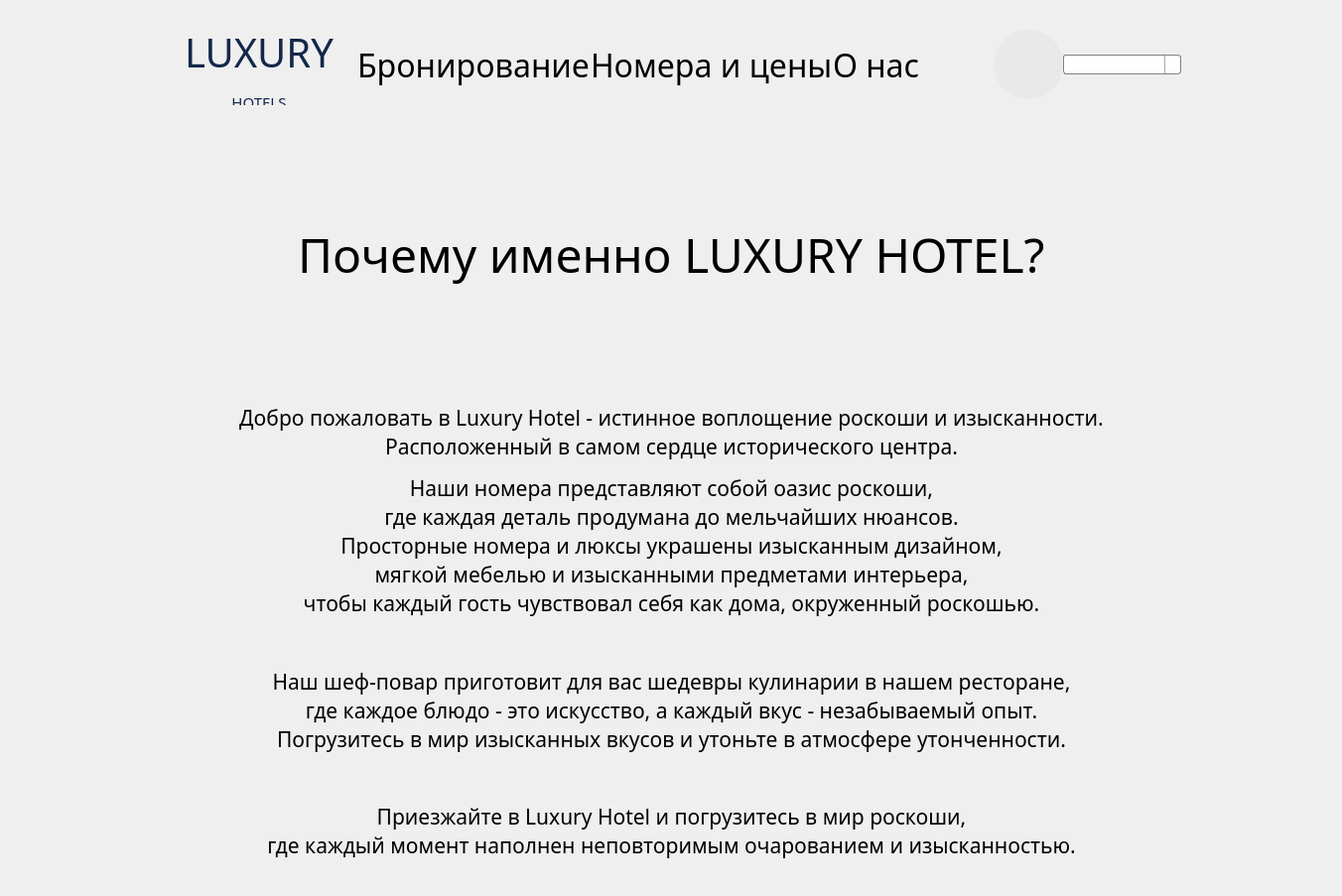
          <widget class="QWidget" name="scrollAreaWidgetContents_3">
           <property name="geometry">
            <rect>
             <x>0</x>
             <y>0</y>
             <width>1352</width>
             <height>848</height>
            </rect>
           </property>
           <layout class="QGridLayout" name="gridLayout_7">
            <property name="leftMargin">
             <number>0</number>
            </property>
            <property name="topMargin">
             <number>0</number>
            </property>
            <property name="rightMargin">
             <number>0</number>
            </property>
            <property name="bottomMargin">
             <number>0</number>
            </property>
            <property name="spacing">
             <number>0</number>
            </property>
            <item row="1" column="0">
             <spacer name="verticalSpacer">
              <property name="orientation">
               <enum>Qt::Vertical</enum>
              </property>
              <property name="sizeHint" stdset="0">
               <size>
                <width>20</width>
                <height>40</height>
               </size>
              </property>
             </spacer>
            </item>
            <item row="0" column="0">
             <layout class="QVBoxLayout" name="verticalLayout_6">
              <property name="spacing">
               <number>25</number>
              </property>
              <property name="bottomMargin">
               <number>0</number>
              </property>
              <item>
               <layout class="QHBoxLayout" name="TitleLayout_3">
                <property name="spacing">
                 <number>0</number>
                </property>
                <property name="leftMargin">
                 <number>162</number>
                </property>
                <property name="topMargin">
                 <number>25</number>
                </property>
                <property name="rightMargin">
                 <number>162</number>
                </property>
                <property name="bottomMargin">
                 <number>0</number>
                </property>
                <item>
                 <widget class="QLabel" name="Title_3">
                  <property name="minimumSize">
                   <size>
                    <width>198</width>
                    <height>81</height>
                   </size>
                  </property>
                  <property name="maximumSize">
                   <size>
                    <width>198</width>
                    <height>81</height>
                   </size>
                  </property>
                  <property name="font">
                   <font>
                    <family>Montserrat</family>
                    <pointsize>40</pointsize>
                   </font>
                  </property>
                  <property name="layoutDirection">
                   <enum>Qt::LeftToRight</enum>
                  </property>
                  <property name="styleSheet">
                   <string notr="true">QLabel
{
	color: rgb(20, 39, 74);
}</string>
                  </property>
                  <property name="text">
                   <string>&lt;html&gt;&lt;head/&gt;&lt;body&gt;&lt;p align=&quot;center&quot;&gt;&lt;a href=&quot;#main&quot;&gt;&lt;span style=&quot; font-size:40px; color:#14274a; text-decoration: none&quot;&gt;LUXURY&lt;/span&gt;&lt;/a&gt;&lt;/p&gt;&lt;p align=&quot;center&quot;&gt;&lt;a href=&quot;#main&quot;&gt;&lt;span style=&quot; font-size:15px; color:#14274a; text-decoration: none&quot;&gt;HOTELS&lt;/span&gt;&lt;/a&gt;&lt;/p&gt;&lt;/body&gt;&lt;/html&gt;</string>
                  </property>
                  <property name="textFormat">
                   <enum>Qt::RichText</enum>
                  </property>
                  <property name="alignment">
                   <set>Qt::AlignRight</set>
                  </property>
                 </widget>
                </item>
                <item>
                 <spacer name="horizontalSpacer_19">
                  <property name="orientation">
                   <enum>Qt::Horizontal</enum>
                  </property>
                  <property name="sizeHint" stdset="0">
                   <size>
                    <width>242</width>
                    <height>20</height>
                   </size>
                  </property>
                 </spacer>
                </item>
                <item>
                 <widget class="QLabel" name="bronlbl_3">
                  <property name="font">
                   <font>
                    <family>Montserrat</family>
                    <pointsize>24</pointsize>
                    <bold>false</bold>
                   </font>
                  </property>
                  <property name="text">
                   <string>&lt;html&gt;&lt;head/&gt;&lt;body&gt;&lt;p&gt;&lt;a href=&quot;#bron&quot;&gt;&lt;span style=&quot; color:#000000; text-decoration:none;&quot;&gt;Бронирование&lt;/span&gt;&lt;/a&gt;&lt;/p&gt;&lt;/body&gt;&lt;/html&gt;</string>
                  </property>
                  <property name="textFormat">
                   <enum>Qt::AutoText</enum>
                  </property>
                 </widget>
                </item>
                <item>
                 <spacer name="horizontalSpacer_20">
                  <property name="orientation">
                   <enum>Qt::Horizontal</enum>
                  </property>
                  <property name="sizeHint" stdset="0">
                   <size>
                    <width>92</width>
                    <height>20</height>
                   </size>
                  </property>
                 </spacer>
                </item>
                <item>
                 <widget class="QLabel" name="placelbl_3">
                  <property name="font">
                   <font>
                    <family>Montserrat</family>
                    <pointsize>24</pointsize>
                   </font>
                  </property>
                  <property name="text">
                   <string>&lt;html&gt;&lt;head/&gt;&lt;body&gt;&lt;p&gt;&lt;a href=&quot;#place&quot;&gt;&lt;span style=&quot; color:#000000; text-decoration:none;&quot;&gt;Номера и цены&lt;/span&gt;&lt;/a&gt;&lt;/p&gt;&lt;/body&gt;&lt;/html&gt;</string>
                  </property>
                 </widget>
                </item>
                <item>
                 <spacer name="horizontalSpacer_21">
                  <property name="orientation">
                   <enum>Qt::Horizontal</enum>
                  </property>
                  <property name="sizeHint" stdset="0">
                   <size>
                    <width>92</width>
                    <height>20</height>
                   </size>
                  </property>
                 </spacer>
                </item>
                <item>
                 <widget class="QLabel" name="aboutlbl_3">
                  <property name="font">
                   <font>
                    <family>Montserrat</family>
                    <pointsize>24</pointsize>
                   </font>
                  </property>
                  <property name="text">
                   <string>&lt;html&gt;&lt;head/&gt;&lt;body&gt;&lt;p&gt;&lt;a href=&quot;#about&quot;&gt;&lt;span style=&quot; color:#000000; text-decoration:none;&quot;&gt;О нас&lt;/span&gt;&lt;/a&gt;&lt;/p&gt;&lt;/body&gt;&lt;/html&gt;</string>
                  </property>
                 </widget>
                </item>
                <item>
                 <spacer name="horizontalSpacer_23">
                  <property name="orientation">
                   <enum>Qt::Horizontal</enum>
                  </property>
                  <property name="sizeHint" stdset="0">
                   <size>
                    <width>331</width>
                    <height>20</height>
                   </size>
                  </property>
                 </spacer>
                </item>
                <item>
                 <widget class="QPushButton" name="Profile_3">
                  <property name="minimumSize">
                   <size>
                    <width>70</width>
                    <height>70</height>
                   </size>
                  </property>
                  <property name="maximumSize">
                   <size>
                    <width>70</width>
                    <height>70</height>
                   </size>
                  </property>
                  <property name="styleSheet">
                   <string notr="true">QPushButton
{
 	border-radius: 35px;
	background-color: #E9E9E9;
}</string>
                  </property>
                  <property name="text">
                   <string/>
                  </property>
                  <property name="icon">
                   <iconset resource="resours/resourses.qrc">
                    <normaloff>:/image/mainPage/image/mainPage/LkImage.png</normaloff>:/image/mainPage/image/mainPage/LkImage.png</iconset>
                  </property>
                  <property name="checkable">
                   <bool>false</bool>
                  </property>
                 </widget>
                </item>
                <item>
                 <widget class="QComboBox" name="actionUser_3">
                  <property name="minimumSize">
                   <size>
                    <width>119</width>
                    <height>0</height>
                   </size>
                  </property>
                  <property name="styleSheet">
                   <string notr="true">QComboBox {
    border: 1px solid gray;
    border-radius: 3px;
    padding: 1px 18px 1px 3px;
    min-width: 6em;
}

QComboBox:editable {
    background: white;
}

QComboBox:!editable, QComboBox::drop-down:editable {
     background: qlineargradient(x1: 0, y1: 0, x2: 0, y2: 1,
                                 stop: 0 #E1E1E1, stop: 0.4 #DDDDDD,
                                 stop: 0.5 #D8D8D8, stop: 1.0 #D3D3D3);
}

QComboBox:!editable:on, QComboBox::drop-down:editable:on {
    background: qlineargradient(x1: 0, y1: 0, x2: 0, y2: 1,
                                stop: 0 #D3D3D3, stop: 0.4 #D8D8D8,
                                stop: 0.5 #DDDDDD, stop: 1.0 #E1E1E1);
}

QComboBox:on {
    padding-top: 3px;
    padding-left: 4px;
}

QComboBox::drop-down {
    subcontrol-origin: padding;
    subcontrol-position: top right;
    width: 15px;

    border-left-width: 1px;
    border-left-color: darkgray;
    border-left-style: solid; 
    border-top-right-radius: 3px;
    border-bottom-right-radius: 3px;
}

QComboBox::down-arrow:on {
    top: 1px;
    left: 1px;
}</string>
                  </property>
                 </widget>
                </item>
               </layout>
              </item>
              <item>
               <layout class="QHBoxLayout" name="horizontalLayout_7">
                <property name="spacing">
                 <number>0</number>
                </property>
                <property name="topMargin">
                 <number>0</number>
                </property>
                <item>
                 <spacer name="horizontalSpacer_28">
                  <property name="orientation">
                   <enum>Qt::Horizontal</enum>
                  </property>
                  <property name="sizeHint" stdset="0">
                   <size>
                    <width>40</width>
                    <height>20</height>
                   </size>
                  </property>
                 </spacer>
                </item>
                <item>
                 <widget class="QLabel" name="label_3">
                  <property name="minimumSize">
                   <size>
                    <width>0</width>
                    <height>250</height>
                   </size>
                  </property>
                  <property name="maximumSize">
                   <size>
                    <width>16777215</width>
                    <height>250</height>
                   </size>
                  </property>
                  <property name="font">
                   <font>
                    <family>Montserrat</family>
                    <pointsize>36</pointsize>
                   </font>
                  </property>
                  <property name="styleSheet">
                   <string notr="true">QLabel
{
	color: black;
}</string>
                  </property>
                  <property name="text">
                   <string>Почему именно LUXURY HOTEL?</string>
                  </property>
                 </widget>
                </item>
                <item>
                 <spacer name="horizontalSpacer_25">
                  <property name="orientation">
                   <enum>Qt::Horizontal</enum>
                  </property>
                  <property name="sizeHint" stdset="0">
                   <size>
                    <width>40</width>
                    <height>20</height>
                   </size>
                  </property>
                 </spacer>
                </item>
               </layout>
              </item>
              <item>
               <layout class="QHBoxLayout" name="horizontalLayout_8">
                <property name="spacing">
                 <number>0</number>
                </property>
                <item>
                 <spacer name="horizontalSpacer_22">
                  <property name="orientation">
                   <enum>Qt::Horizontal</enum>
                  </property>
                  <property name="sizeHint" stdset="0">
                   <size>
                    <width>40</width>
                    <height>20</height>
                   </size>
                  </property>
                 </spacer>
                </item>
                <item>
                 <widget class="QLabel" name="label_4">
                  <property name="maximumSize">
                   <size>
                    <width>16777215</width>
                    <height>16777215</height>
                   </size>
                  </property>
                  <property name="font">
                   <font>
                    <family>Montserrat</family>
                    <pointsize>20</pointsize>
                   </font>
                  </property>
                  <property name="styleSheet">
                   <string notr="true">QLabel
{
	color: black;
}</string>
                  </property>
                  <property name="text">
                   <string>&lt;html&gt;&lt;head/&gt;&lt;body&gt;&lt;p align=&quot;center&quot;&gt;&lt;span style=&quot; font-size:16pt;&quot;&gt;Добро пожаловать в Luxury Hotel - истинное воплощение роскоши и изысканности. &lt;br/&gt;Расположенный в самом сердце исторического центра.&lt;/span&gt;&lt;/p&gt;&lt;p align=&quot;center&quot;&gt;&lt;span style=&quot; font-size:16pt;&quot;&gt;Наши номера представляют собой оазис роскоши, &lt;br/&gt;где каждая деталь продумана до мельчайших нюансов. &lt;br/&gt;Просторные номера и люксы украшены изысканным дизайном, &lt;br/&gt;мягкой мебелью и изысканными предметами интерьера,&lt;br/&gt;чтобы каждый гость чувствовал себя как дома, окруженный роскошью.&lt;/span&gt;&lt;/p&gt;&lt;p align=&quot;center&quot;&gt;&lt;span style=&quot; font-size:16pt;&quot;&gt;&lt;br/&gt;Наш шеф-повар приготовит для вас шедевры кулинарии в нашем ресторане, &lt;br/&gt;где каждое блюдо - это искусство, а каждый вкус - незабываемый опыт.&lt;br/&gt;Погрузитесь в мир изысканных вкусов и утоньте в атмосфере утонченности.&lt;br/&gt;&lt;/span&gt;&lt;/p&gt;&lt;p align=&quot;center&quot;&gt;&lt;span style=&quot; font-size:16pt;&quot;&gt;Приезжайте в Luxury Hotel и погрузитесь в мир роскоши,&lt;br/&gt;где каждый момент наполнен неповторимым очарованием и изысканностью.&lt;br/&gt;&lt;/span&gt;&lt;/p&gt;&lt;/body&gt;&lt;/html&gt;</string>
                  </property>
                  <property name="alignment">
                   <set>Qt::AlignCenter</set>
                  </property>
                 </widget>
                </item>
                <item>
                 <spacer name="horizontalSpacer_24">
                  <property name="orientation">
                   <enum>Qt::Horizontal</enum>
                  </property>
                  <property name="sizeHint" stdset="0">
                   <size>
                    <width>40</width>
                    <height>20</height>
                   </size>
                  </property>
                 </spacer>
                </item>
               </layout>
              </item>
             </layout>
            </item>
           </layout>
          </widget>
